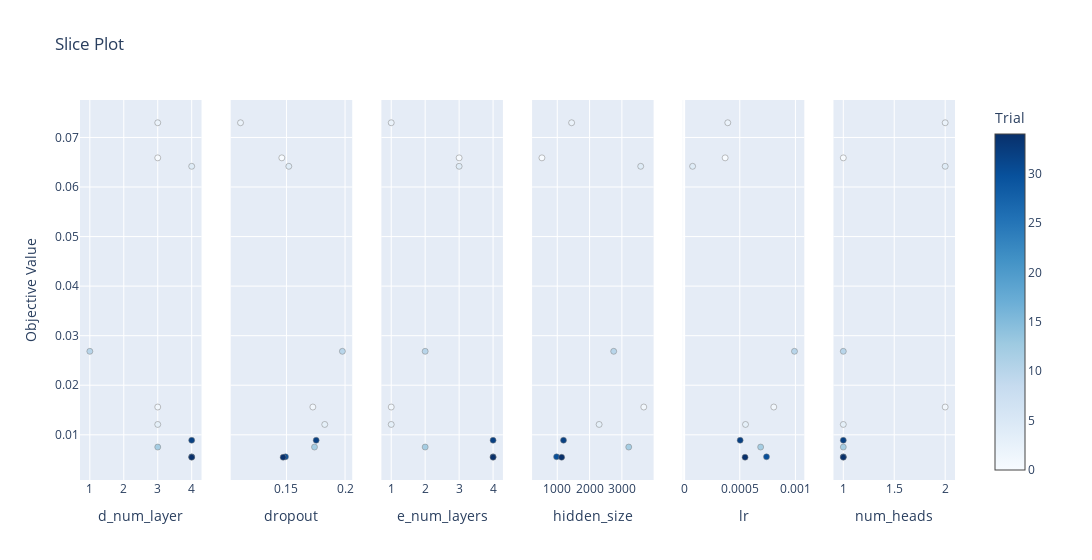

Write notebook code for a chart like this one.
### Code cell
optuna.visualization.plot_slice(study).show()

### Figure 1 — Plotly figure (JSON) as saved in the notebook; plotly's stock layout.template omitted (floating-point values rounded to 4 significant figures)
{"data": [{"marker": {"color": [0, 1, 2, 3, 4, 10, 12, 30, 32, 34], "colorbar": {"title": {"text": "Trial"}, "x": 1, "xpad": 40}, "colorscale": [[0, "rgb(247,251,255)"], [0.125, "rgb(222,235,247)"], [0.25, "rgb(198,219,239)"], [0.375, "rgb(158,202,225)"], [0.5, "rgb(107,174,214)"], [0.625, "rgb(66,146,198)"], [0.75, "rgb(33,113,181)"], [0.875, "rgb(8,81,156)"], [1, "rgb(8,48,107)"]], "line": {"color": "Grey", "width": 0.5}, "showscale": true}, "mode": "markers", "name": "Feasible Trial", "showlegend": false, "type": "scatter", "x": [3, 3, 3, 3, 4, 1, 3, 4, 4, 4], "xaxis": "x", "y": [0.06588, 0.0156, 0.07297, 0.01209, 0.06418, 0.02684, 0.007523, 0.00555, 0.008898, 0.005467], "yaxis": "y"}, {"marker": {"color": [0, 1, 2, 3, 4, 10, 12, 30, 32, 34], "colorbar": {"title": {"text": "Trial"}, "x": 1, "xpad": 40}, "colorscale": [[0, "rgb(247,251,255)"], [0.125, "rgb(222,235,247)"], [0.25, "rgb(198,219,239)"], [0.375, "rgb(158,202,225)"], [0.5, "rgb(107,174,214)"], [0.625, "rgb(66,146,198)"], [0.75, "rgb(33,113,181)"], [0.875, "rgb(8,81,156)"], [1, "rgb(8,48,107)"]], "line": {"color": "Grey", "width": 0.5}, "showscale": false}, "mode": "markers", "name": "Feasible Trial", "showlegend": false, "type": "scatter", "x": [0.1461, 0.1725, 0.1108, 0.1827, 0.152, 0.1977, 0.1739, 0.1492, 0.1754, 0.1472], "xaxis": "x2", "y": [0.06588, 0.0156, 0.07297, 0.01209, 0.06418, 0.02684, 0.007523, 0.00555, 0.008898, 0.005467], "yaxis": "y2"}, {"marker": {"color": [0, 1, 2, 3, 4, 10, 12, 30, 32, 34], "colorbar": {"title": {"text": "Trial"}, "x": 1, "xpad": 40}, "colorscale": [[0, "rgb(247,251,255)"], [0.125, "rgb(222,235,247)"], [0.25, "rgb(198,219,239)"], [0.375, "rgb(158,202,225)"], [0.5, "rgb(107,174,214)"], [0.625, "rgb(66,146,198)"], [0.75, "rgb(33,113,181)"], [0.875, "rgb(8,81,156)"], [1, "rgb(8,48,107)"]], "line": {"color": "Grey", "width": 0.5}, "showscale": false}, "mode": "markers", "name": "Feasible Trial", "showlegend": false, "type": "scatter", "x": [3, 1, 1, 1, 3, 2, 2, 4, 4, 4], "xaxis": "x3", "y": [0.06588, 0.0156, 0.07297, 0.01209, 0.06418, 0.02684, 0.007523, 0.00555, 0.008898, 0.005467], "yaxis": "y3"}, {"marker": {"color": [0, 1, 2, 3, 4, 10, 12, 30, 32, 34], "colorbar": {"title": {"text": "Trial"}, "x": 1, "xpad": 40}, "colorscale": [[0, "rgb(247,251,255)"], [0.125, "rgb(222,235,247)"], [0.25, "rgb(198,219,239)"], [0.375, "rgb(158,202,225)"], [0.5, "rgb(107,174,214)"], [0.625, "rgb(66,146,198)"], [0.75, "rgb(33,113,181)"], [0.875, "rgb(8,81,156)"], [1, "rgb(8,48,107)"]], "line": {"color": "Grey", "width": 0.5}, "showscale": false}, "mode": "markers", "name": "Feasible Trial", "showlegend": false, "type": "scatter", "x": [525, 3677, 1444, 2295, 3582, 2746, 3211, 979, 1193, 1136], "xaxis": "x4", "y": [0.06588, 0.0156, 0.07297, 0.01209, 0.06418, 0.02684, 0.007523, 0.00555, 0.008898, 0.005467], "yaxis": "y4"}, {"marker": {"color": [0, 1, 2, 3, 4, 10, 12, 30, 32, 34], "colorbar": {"title": {"text": "Trial"}, "x": 1, "xpad": 40}, "colorscale": [[0, "rgb(247,251,255)"], [0.125, "rgb(222,235,247)"], [0.25, "rgb(198,219,239)"], [0.375, "rgb(158,202,225)"], [0.5, "rgb(107,174,214)"], [0.625, "rgb(66,146,198)"], [0.75, "rgb(33,113,181)"], [0.875, "rgb(8,81,156)"], [1, "rgb(8,48,107)"]], "line": {"color": "Grey", "width": 0.5}, "showscale": false}, "mode": "markers", "name": "Feasible Trial", "showlegend": false, "type": "scatter", "x": [0.0003686, 0.0008057, 0.0003922, 0.0005515, 7.627e-05, 0.0009915, 0.0006876, 0.0007401, 0.0005036, 0.0005476], "xaxis": "x5", "y": [0.06588, 0.0156, 0.07297, 0.01209, 0.06418, 0.02684, 0.007523, 0.00555, 0.008898, 0.005467], "yaxis": "y5"}, {"marker": {"color": [0, 1, 2, 3, 4, 10, 12, 30, 32, 34], "colorbar": {"title": {"text": "Trial"}, "x": 1, "xpad": 40}, "colorscale": [[0, "rgb(247,251,255)"], [0.125, "rgb(222,235,247)"], [0.25, "rgb(198,219,239)"], [0.375, "rgb(158,202,225)"], [0.5, "rgb(107,174,214)"], [0.625, "rgb(66,146,198)"], [0.75, "rgb(33,113,181)"], [0.875, "rgb(8,81,156)"], [1, "rgb(8,48,107)"]], "line": {"color": "Grey", "width": 0.5}, "showscale": false}, "mode": "markers", "name": "Feasible Trial", "showlegend": false, "type": "scatter", "x": [1, 2, 2, 1, 2, 1, 1, 1, 1, 1], "xaxis": "x6", "y": [0.06588, 0.0156, 0.07297, 0.01209, 0.06418, 0.02684, 0.007523, 0.00555, 0.008898, 0.005467], "yaxis": "y6"}], "layout": {"title": {"text": "Slice Plot"}, "width": 1800, "xaxis": {"anchor": "y", "domain": [0, 0.1389], "title": {"text": "d_num_layer"}}, "xaxis2": {"anchor": "y2", "domain": [0.1722, 0.3111], "title": {"text": "dropout"}}, "xaxis3": {"anchor": "y3", "domain": [0.3444, 0.4833], "title": {"text": "e_num_layers"}}, "xaxis4": {"anchor": "y4", "domain": [0.5167, 0.6556], "title": {"text": "hidden_size"}}, "xaxis5": {"anchor": "y5", "domain": [0.6889, 0.8278], "title": {"text": "lr"}}, "xaxis6": {"anchor": "y6", "domain": [0.8611, 1], "title": {"text": "num_heads"}}, "yaxis": {"anchor": "x", "domain": [0, 1], "title": {"text": "Objective Value"}}, "yaxis2": {"anchor": "x2", "domain": [0, 1], "matches": "y", "showticklabels": false}, "yaxis3": {"anchor": "x3", "domain": [0, 1], "matches": "y", "showticklabels": false}, "yaxis4": {"anchor": "x4", "domain": [0, 1], "matches": "y", "showticklabels": false}, "yaxis5": {"anchor": "x5", "domain": [0, 1], "matches": "y", "showticklabels": false}, "yaxis6": {"anchor": "x6", "domain": [0, 1], "matches": "y", "showticklabels": false}}}
